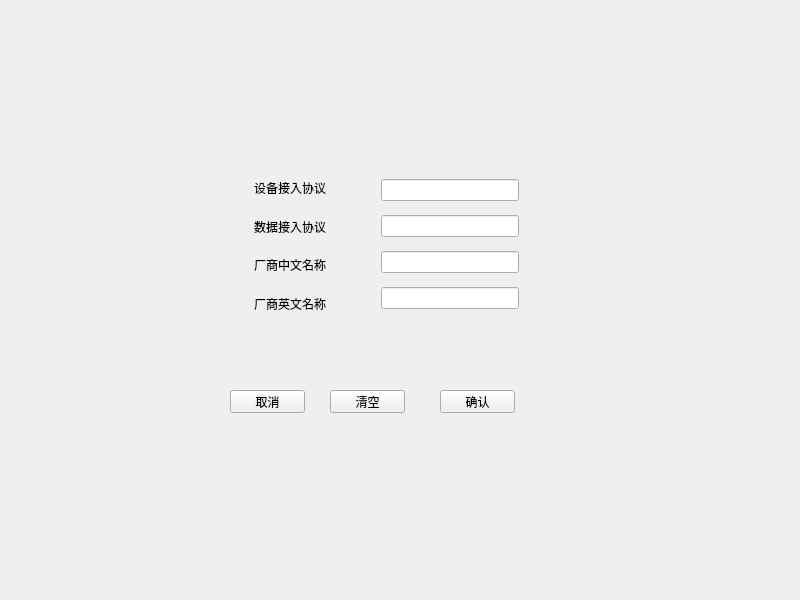
<?xml version="1.0" encoding="UTF-8"?>
<ui version="4.0">
 <class>resource_packageClass</class>
 <widget class="QWidget" name="resource_packageClass">
  <property name="geometry">
   <rect>
    <x>0</x>
    <y>0</y>
    <width>800</width>
    <height>600</height>
   </rect>
  </property>
  <property name="windowTitle">
   <string>resource_package</string>
  </property>
  <widget class="QWidget" name="verticalLayoutWidget">
   <property name="geometry">
    <rect>
     <x>210</x>
     <y>160</y>
     <width>160</width>
     <height>171</height>
    </rect>
   </property>
   <layout class="QVBoxLayout" name="verticalLayout">
    <item>
     <widget class="QLabel" name="label1_Device_Access_Protocol">
      <property name="text">
       <string>设备接入协议</string>
      </property>
      <property name="alignment">
       <set>Qt::AlignCenter</set>
      </property>
     </widget>
    </item>
    <item>
     <widget class="QLabel" name="label2_Data_Access_Protocol">
      <property name="text">
       <string>数据接入协议</string>
      </property>
      <property name="alignment">
       <set>Qt::AlignCenter</set>
      </property>
     </widget>
    </item>
    <item>
     <widget class="QLabel" name="label3_Manufacturer_Name_CN">
      <property name="text">
       <string>厂商中文名称</string>
      </property>
      <property name="alignment">
       <set>Qt::AlignCenter</set>
      </property>
     </widget>
    </item>
    <item>
     <widget class="QLabel" name="label4_Manufacturer_Name_US">
      <property name="text">
       <string>厂商英文名称</string>
      </property>
      <property name="alignment">
       <set>Qt::AlignCenter</set>
      </property>
     </widget>
    </item>
   </layout>
  </widget>
  <widget class="QWidget" name="verticalLayoutWidget_2">
   <property name="geometry">
    <rect>
     <x>370</x>
     <y>160</y>
     <width>160</width>
     <height>171</height>
    </rect>
   </property>
   <layout class="QVBoxLayout" name="verticalLayout_2">
    <item>
     <widget class="QLineEdit" name="lineEdit1_Device_Access_Protocol"/>
    </item>
    <item>
     <widget class="QLineEdit" name="lineEdit2_Data_Access_Protocol"/>
    </item>
    <item>
     <widget class="QLineEdit" name="lineEdit3_Manufacturer_Name_CN"/>
    </item>
    <item>
     <widget class="QLineEdit" name="lineEdit4_Manufacturer_Name_US"/>
    </item>
   </layout>
  </widget>
  <widget class="QPushButton" name="pushButton1_Cancel">
   <property name="geometry">
    <rect>
     <x>230</x>
     <y>390</y>
     <width>75</width>
     <height>23</height>
    </rect>
   </property>
   <property name="text">
    <string>取消</string>
   </property>
  </widget>
  <widget class="QPushButton" name="pushButton3_Confrim">
   <property name="geometry">
    <rect>
     <x>440</x>
     <y>390</y>
     <width>75</width>
     <height>23</height>
    </rect>
   </property>
   <property name="text">
    <string>确认</string>
   </property>
  </widget>
  <widget class="QPushButton" name="pushButton2_Reset">
   <property name="geometry">
    <rect>
     <x>330</x>
     <y>390</y>
     <width>75</width>
     <height>23</height>
    </rect>
   </property>
   <property name="text">
    <string>清空</string>
   </property>
  </widget>
 </widget>
 <layoutdefault spacing="6" margin="11"/>
 <resources>
  <include location="resource_package.qrc"/>
 </resources>
 <connections>
  <connection>
   <sender>pushButton1_Cancel</sender>
   <signal>clicked()</signal>
   <receiver>resource_packageClass</receiver>
   <slot>close()</slot>
   <hints>
    <hint type="sourcelabel">
     <x>258</x>
     <y>402</y>
    </hint>
    <hint type="destinationlabel">
     <x>135</x>
     <y>342</y>
    </hint>
   </hints>
  </connection>
 </connections>
</ui>
